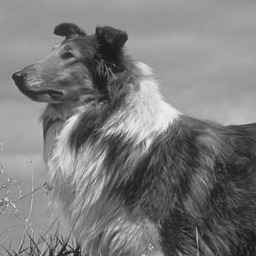
#> input picture pset1/code/inputs/p6_inp.jpg, 256 x 256 px
$ python prob6.py
#> lines starting #> are read from the running program, lines starting #| are printed output that depends on the picture
## Default modules imported. Import more if you need to.

import numpy as np
from skimage.io import imread, imsave
from scipy.signal import convolve2d as conv2


## Fill out these functions yourself

def im2wv(img,nLev):
    output = []
    kernels = [[[0.5,0.5],[0.5,0.5]], [[-0.5,-0.5],[0.5,0.5]], [[-0.5,0.5],[-0.5,0.5]], [[0.5,-0.5],[-0.5,0.5]]]

    for i in range(nLev):
        level = [] # List to store H1, H2, H3
        # Calculating H1, H2, H3
        for kernel in kernels[1:]:
            k = np.pad(kernel, ((1,0),(1,0)))
            H = conv2(img,k[::-1,::-1] , mode='same', boundary='fill')
            level.append(H[::2,::2])

        # Calculating L
        k = np.pad(kernels[0], ((1,0),(1,0)))
        img = conv2(img,k[::-1,::-1] , mode='same', boundary='fill')[::2,::2]

        output.append(level)

    output.append(img)
    return output


def wv2im(pyr):
    img = pyr[-1]
    # This is the same coordinate transform to get the wavelet
    # but the multiplication requires k to be transposed
    k = 0.5*np.array([[1,1,1,1],[-1,1,-1,1],[-1,-1,1,1],[1,-1,-1,1]])
    for level in reversed(pyr[:-1]):
        stacked = np.stack([img]+level, axis=2)
        mult = np.matmul(stacked, k) #

        img = np.zeros(2*np.array(img.shape))
        for i in range(4):
            img[i%2::2, int(i/2)::2] = mult[:,:,i]

    return img


########################## Support code below

from os.path import normpath as fn # Fixes window/linux path conventions
import warnings
warnings.filterwarnings('ignore')


# Utility functions to clip intensities b/w 0 and 1
# Otherwise imsave complains
def clip(im):
    return np.maximum(0.,np.minimum(1.,im))


# Visualize pyramid like in slides
def vis(pyr, lev=0):
    if len(pyr) == 1:
        return pyr[0]/(2**lev)

    sz=pyr[0][0].shape
    sz1 = [sz[0]*2,sz[1]*2]
    img = np.zeros(sz1,dtype=np.float32)

    img[0:sz[0],0:sz[1]] = vis(pyr[1:],lev+1)

    # Just scale / shift gradient images for visualization
    img[sz[0]:,0:sz[1]] = pyr[0][0]*(2**(1-lev))+0.5
    img[0:sz[0],sz[1]:] = pyr[0][1]*(2**(1-lev))+0.5
    img[sz[0]:,sz[1]:] = pyr[0][2]*(2**(1-lev))+0.5

    return img


############# Main Program


img = np.float32(imread(fn('inputs/p6_inp.jpg')))/255.
#> img: shape (256, 256) float32; min 0.0667, max 0.965, mean 0.486

# Visualize pyramids
pyr = im2wv(img,1)
#> after the loop in im2wv, `for i in range(nLev):`: output = 1 item
#> pyr = 2 items
imsave(fn('outputs/prob6a_1.jpg'),clip(vis(pyr)))

pyr = im2wv(img,2)
#> pyr = 3 items
imsave(fn('outputs/prob6a_2.jpg'),clip(vis(pyr)))
#> in vis (call 5), `return pyr[0]/(2**lev)`:
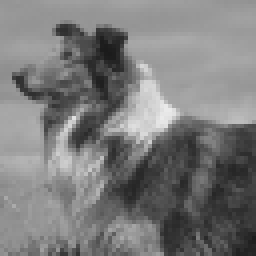
#> returned value: shape (64, 64) float64 (shown 4 times larger); min 0.107, max 0.921, mean 0.486

pyr = im2wv(img,3)
#> pyr = 4 items
imsave(fn('outputs/prob6a_3.jpg'),clip(vis(pyr)))
#> in vis (call 8), `img[0:sz[0],0:sz[1]] = vis(pyr[1:],lev+1)`:
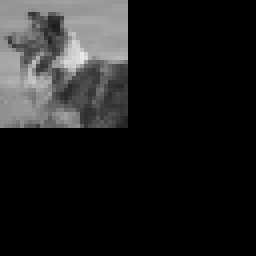
#> img: shape (64, 64) float32 (shown 4 times larger); min 0, max 0.906, mean 0.121
#> in vis (call 6), `img[0:sz[0],sz[1]:] = pyr[0][1]*(2**(1-lev))+0.5`:
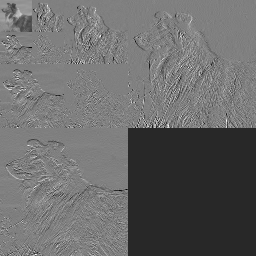
#> img: shape (256, 256) float32; min -0.228, max 1.22, mean 0.373; drawn with min black and max white
#> in vis (call 6), `img[sz[0]:,sz[1]:] = pyr[0][2]*(2**(1-lev))+0.5`:
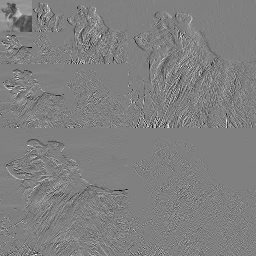
#> img: shape (256, 256) float32; min -0.228, max 1.22, mean 0.498; drawn with min black and max white

# Inverse transform to reconstruct image
im = clip(wv2im(pyr))
#> the loop in wv2im, `for level in reversed(pyr[:-1]):` made 3 passes
#> pass 1, in wv2im, `stacked = np.stack([img]+level, axis=2)`:
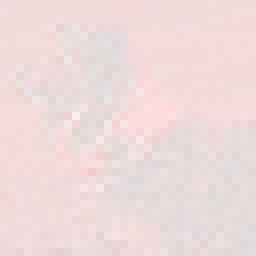
#> stacked: shape (32, 32, 4) float64 (shown 8 times larger); mean of channels 0, 1, 2, 3 3.88, -0.0163, -0.0126, 0.00533; transparent parts drawn white
#> pass 2, in wv2im, `mult = np.matmul(stacked, k)`:
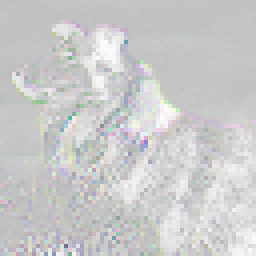
#> mult: shape (64, 64, 4) float64 (shown 4 times larger); mean of channels 0, 1, 2, 3 0.974, 0.971, 0.971, 0.968; transparent parts drawn white
imsave(fn('outputs/prob6b.jpg'),im)

# Zero out some levels and reconstruct
for i in range(len(pyr)-1):

    for j in range(3):
        pyr[i][j][...] = 0.

    im = clip(wv2im(pyr))
    imsave(fn('outputs/prob6b_%d.jpg' % i),im)
#> this loop made 3 passes
#> pass 1, `im = clip(wv2im(pyr))`:
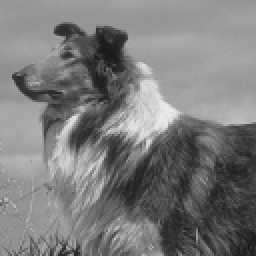
#> im: shape (256, 256) float64; min 0.0922, max 0.929, mean 0.486
